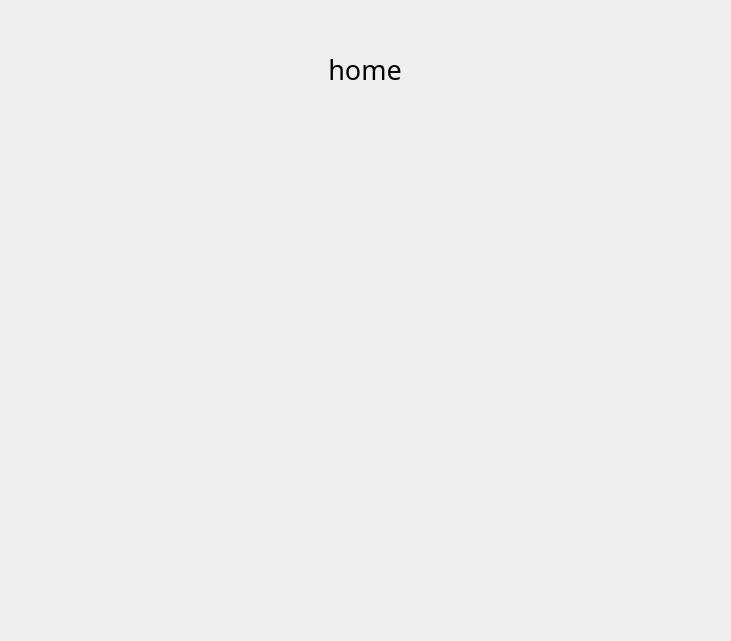
<?xml version="1.0" encoding="UTF-8"?>
<ui version="4.0">
 <class>MainWindow</class>
 <widget class="QWidget" name="MainWindow">
  <property name="geometry">
   <rect>
    <x>0</x>
    <y>0</y>
    <width>731</width>
    <height>641</height>
   </rect>
  </property>
  <property name="windowTitle">
   <string>MainWindow</string>
  </property>
  <property name="styleSheet">
   <string notr="true">#MainWindow{
border-image: url(chess_background2.jpg) 0 0 0 0 stretch stretch;
}</string>
  </property>
  <widget class="QWidget" name="centralwidget">
   <property name="geometry">
    <rect>
     <x>0</x>
     <y>0</y>
     <width>731</width>
     <height>641</height>
    </rect>
   </property>
   <layout class="QHBoxLayout" name="horizontalLayout_6">
    <item>
     <widget class="QWidget" name="centralWidget" native="true">
      <property name="maximumSize">
       <size>
        <width>600</width>
        <height>600</height>
       </size>
      </property>
      <property name="styleSheet">
       <string notr="true"/>
      </property>
      <layout class="QVBoxLayout" name="verticalLayout_3">
       <property name="topMargin">
        <number>11</number>
       </property>
       <property name="bottomMargin">
        <number>500</number>
       </property>
       <item>
        <widget class="QWidget" name="widget_2" native="true">
         <property name="maximumSize">
          <size>
           <width>600</width>
           <height>100</height>
          </size>
         </property>
         <layout class="QHBoxLayout" name="horizontalLayout_5">
          <property name="topMargin">
           <number>20</number>
          </property>
          <item>
           <widget class="QLabel" name="label_home">
            <property name="font">
             <font>
              <family>Poor Richard</family>
              <pointsize>20</pointsize>
             </font>
            </property>
            <property name="text">
             <string>home</string>
            </property>
            <property name="alignment">
             <set>Qt::AlignHCenter|Qt::AlignTop</set>
            </property>
           </widget>
          </item>
         </layout>
        </widget>
       </item>
      </layout>
     </widget>
    </item>
   </layout>
  </widget>
 </widget>
 <resources/>
 <connections/>
</ui>
